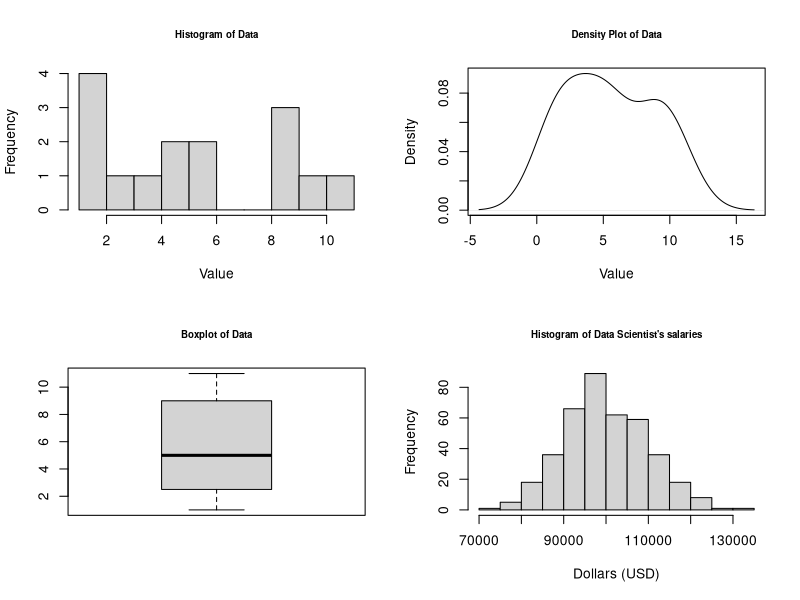
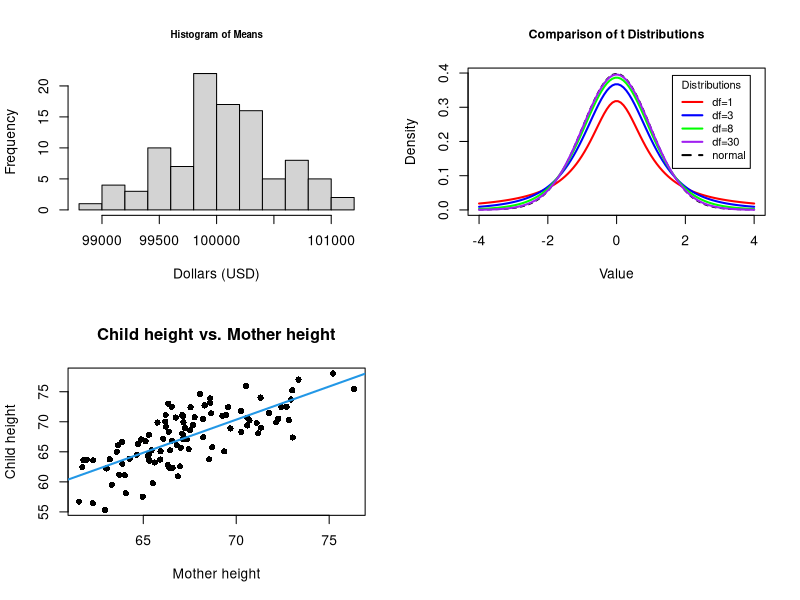

The R source for these figures, in order:
## ---- chunk 1
knitr::opts_chunk$set(echo = TRUE)
## ---- chunk 2
log10(10000)
## ---- chunk 3
3^8
exp(4)
## ---- chunk 4
log(exp(3))
## ---- chunk 5
log10(100)
## ---- chunk 6
log10(1/10)
## ---- chunk 7
log10(0)
## ---- chunk 8
#fill by row
Z <- matrix(data = c(1,2,3,4,5,6,7,8,9),nrow = 3, ncol = 3, byrow = TRUE)
print(Z)

#fill by column
Y <- matrix(data = (1:9), nrow = 3, ncol = 3, byrow = FALSE)
print(Y)
## ---- chunk 9
# Matrix A
A <- matrix(data = c(1,2,5,3,4,7), nrow = 2, ncol = 3, byrow = TRUE)

print(A)

# Transpose of A
t(A)
## ---- chunk 10
# Identity Matrix: use diag() to create an identity matrix
# I = 4x4 identity matrix
I <- diag(4)
print(I)
class(I) #tells you the object class; in this case, a matrix!
## ---- chunk 11
X1 <- matrix(data = c(1,0,0,0,4,0,0,0,5), nrow = 3, byrow = TRUE)
print(X1)

# To obtain the obtain the values of the diagonal of an n x n matrix
diag(X1)

# We could also create an empty matrix and assign values to the diagonal
X2 <- matrix(data = 0, nrow = 3, ncol = 3)
diag(X2) <- c(1,2,3)

print(X2)

# The following code is a more direct way of creating a X2 
diag(c(1,2,3)) 
diag(1:3)
## ---- chunk 12
# Create 2 3 by 3 matrices of zeros (save them as V and W)
V <- W <- matrix(data = 0, nrow = 3, ncol = 3, byrow = TRUE)
print(W)

# Use upper.tri() or lower.tri() to change the elements of the upper triangular matrix 
# or lower triangular matrix, respectively. 

#upper.tri() returns a 3 by 3 matrix with TRUE's in the upper triangle and FALSE's everywhere else:
upper.tri(W, diag = TRUE) 

#we can then assign values to the upper triangle of W using square brackets
W[upper.tri(W, diag = TRUE)] <- c(1:6)
print(W)

# Lower Triangular 
V[lower.tri(V, diag = TRUE)] <- c(1:6)
print(V)
## ---- chunk 13
U <- matrix(data = c(1:4), nrow = 2, byrow = TRUE)
print(U)

# Use the solve() function to obtain the inverse of a matrix
invU <- solve(U)
print(invU)

# We can then perform matrix multiplication using %*%
# Note that, if we just use *, R will multiply the two matrices element-wise, instead of using 
# Matrix multiplication  

# Confirm you get an identity matrix   
result1 <- U %*% invU
result2 <- invU %*% U
round(result1, digits=2) #this rounds to two decimal places  
round(result2, digits=2)
## ---- chunk 14
# Use det() to obtain the determinant of a matrix
det(U)
## ---- chunk 15
# Using the above matrices (Z and Y) we will calculate Z+Y and Z-Y  
# Note: the dim() function gives the dimensions of a matrix (rows first, then columns)
# Adding/subtracting matrices will produce a matrix of the same dimension
dim(Z) 
dim(Y)
dim(Z + Y)
dim(Z - Y)
Z + Y
Z - Y
## ---- chunk 16
# Multiplying a matrix by a scalar will produce a matrix of the same dimension
# Suppose that c = 3

3 * Z 

# Multiplying by a vector will multiply "down the rows".  

Z * (1:3)
## ---- chunk 17
m1 <- matrix(data = c(3,4,2,5,1,2), nrow = 3, ncol = 2, byrow = TRUE)
print (m1) 
dim(m1)

m2 <- matrix(data = c(7,2,1,3,5,2), nrow = 2, ncol = 3, byrow = TRUE)
print(m2)
dim(m2)

# Matrix multiplication
m1 %*% m2

# It is important to note that when multiplying matrices we need to use %*% rather than *; using * will multiply the values element-wise.   
## ---- chunk 18
Z + Y
Y + Z
## ---- chunk 19
(Z + Y) + X1
Z + (Y + X1)
## ---- chunk 20
(Z %*% Y) %*% X1
Z %*% (Y %*% X1)
## ---- chunk 21
(Z + Y) %*% X1
(Z %*% X1) + (Y %*% X1)
## ---- chunk 22
A
Im <- diag(x = 1, nrow = 2)
In <- diag(x = 1, nrow = 3)

Im %*% A
A %*% In
## ---- chunk 23
Z %*% Y
Y %*% Z
## ---- chunk 24
M1 <- matrix(data = c(2,4,2,1,3,0,1,6,2),
             nrow = 3, ncol = 3, byrow = TRUE)
M2 <- matrix(data = c(1,5,0,-2,-3,0,1,9,5),
             nrow = 3, ncol = 3, byrow = TRUE)

M1 + M2
## ---- chunk 25
M3 <- matrix(data = c(2,-2,4,1,2,2), nrow = 3, ncol = 2, byrow = FALSE)
M4 <- matrix(data = c(5,3,2,4,-1,2), nrow = 2, ncol = 3, byrow = FALSE)

M3 %*% M4
## ---- chunk 26
A <- matrix(data = c(1,2,3,5,4,0), nrow = 3, ncol = 2, byrow = TRUE)
B <- matrix(data = c(4,1,7,4,2,0),nrow = 3, ncol=2, byrow = FALSE)

t(A) %*% B  
## ---- chunk 27
t(B) %*% A
## ---- chunk 28
A <- matrix(data = c(1,2,1,2,2,0,1,1,1), nrow = 3, ncol = 3, byrow = TRUE)

#Use the solve() to find the inverse of a matrix
solve(A)

B <- matrix(data = c(-1, 0.5, 1, 1, 0, -1, 0, -0.5, 1), nrow = 3, ncol = 3, byrow = TRUE)

#Use the solve() to find the inverse of a matrix
solve(B)

A %*% B
## ---- chunk 29
A <- matrix (data= (1:12), nrow = 4, ncol = 3, byrow = FALSE)
B <- matrix (data = (1:24), nrow = 3, ncol = 8, byrow = TRUE)
## ---- chunk 30
A %*% B
dim(A%*%B)
## ---- chunk 31
# Running B %*% A produces errors
## ---- chunk 32
M5 <- matrix(data = c(1, -2, 4, 3), nrow = 2, ncol = 2, byrow = TRUE)
det(M5)
## ---- chunk 33
dat <- c(1,2,3,5,5,4,6,6,1,2,10,11,9,9,9) #save a vector of values

# Mean
mean(dat)

# Median 
median(dat)

# Mode -- R does not have a built in function for mode but you can use the table function to see what the most common value is
table(dat)
as.numeric(names(table(dat))[which.max(table(dat))]) #an ugly hack to find the mode
## ---- chunk 34
# Range
#the range function actually returns the minimum and maximum of dat in a vector
range(dat) 

# To calculate the range, we can subtract the first element in range(dat) (the minumum) 
#from the second element in range(dat) (the maximum)
range(dat)[2]-range(dat)[1]

# Another option is to use the diff() function, which calculates the difference between two values
diff(range(dat))

# Interquartile Range (IQR) can be calculated using IQR(). 
IQR(dat)

# Variance of a set of values can be calculated using the var() function 
var(dat)

# Standard Deviation can be calculated using the sd() function
sd(dat)

# Show that the square root of the variance gives the same output as sd() 
sqrt(var(dat))
## ---- chunk 35
# This creates a 2 by 2 grid in which to place the following three plots
par(mfrow=c(2,2))

# Plot a histogram of data:  
hist(dat, 
     main = "Histogram of Data", 
     cex.main = 0.7, 
     xlab = "Value", 
     breaks = 10)

# Plot the smoothed density of data: 
plot(density(dat), 
     main = "Density Plot of Data", 
     cex.main = 0.7, 
     xlab = "Value")  

# Make a boxplot of data: 
boxplot(dat, 
        main = "Boxplot of Data", 
        cex.main = 0.7)
## ---- chunk 36
flip3 <- function() {
  # A function to flip 3 coins - we'll sample three separately and then use the
  #   paste() function to paste the three together.
      temp <- sample(c("H","T"), size=3, replace=T)
      return(paste(temp, collapse="")) #collapse turns three results into one "word"
}

# Initializing the vector to store all the experiment outcomes (sets of 3 flips)
outcomes <- vector()

# Do the experiment 10,000 times
for (i in 1:10000) {
    outcomes[i] <- flip3()
}

# The unique command prints only the unique outcomes in a vector.
unique(outcomes)
## ---- chunk 37
## ANSWER:
drop3 <- function() {
  temp <- sample(c("U","D","S"), size=3, replace=T)
  return(paste(temp, collapse=""))
}

outcomes <- vector()

for (i in 1:10000) {
  outcomes[i] <- drop3()
}

unique(outcomes)
length(unique(outcomes))
## ---- chunk 38
## ANSWER:
pick2 <- function() {
      temp <- sample(c(1,2,3), size=2, replace=T)
      return(paste(temp, collapse=" "))
}

outcomes <- vector()

for (i in 1:10000) {
    outcomes[i] <- pick2()
}

unique(outcomes)
## ---- chunk 39
## ANSWER:
pick2 <- function() {
      temp <- sample(c(1,2,3), size=2, replace=F)
      return(paste(temp, collapse=" "))
}

outcomes <- vector()

for (i in 1:10000) {
    outcomes[i] <- pick2()
}

unique(outcomes)
## ---- chunk 40
## ANSWER: 
pick2 <- function() {
      temp <- sort(sample(c(1,2,3), size=2, replace=T))
      return(paste(temp, collapse=" "))
}

outcomes <- vector()

for (i in 1:10000) {
    outcomes[i] <- pick2()
}

unique(outcomes)
## ---- chunk 41
## Generate the sample space for flipping a coin 3 times.
## Used in the code below
flip3 <- function() {
      temp <- sample(c("H","T"), size=3, replace=T)
      return(paste(temp, collapse="")) 
}
outcomes <- vector()
for (i in 1:10000) {
  outcomes[i] <- flip3()
}
sample.space <- unique(outcomes)

## ---- chunk 42
print(sample.space)

sample.space[2]

sample.space[1:3]

sample.space[c(2,5)]
## ---- chunk 43
x <- 1:10
y <- 8:12
y %in% x
y[which(y %in% x)]
## ---- chunk 44
x <- 1:10
y <- 8:12
## ---- chunk 45
## Answer:
union(x,y)
intersect(x,y)
setdiff(x,y)
## ---- chunk 46
## ANSWER:
union(y,x)
intersect(y,x)
setdiff(y,x)

## Answer: 
# The order doesnt matter in the first two because the operations are symmetrical.
# The difference is not symmetrical because we're taking the area of the second from the area of the first. 
## ---- chunk 47
## ANSWER: 
s <- 1:15 # A sample space of number 1-15

setdiff(s,x) # The complement of x in sample space s

## ---- chunk 48
#calculate height of a standard normal PDF at x=0
dnorm(x=0, mean=0, sd=1)

#calculate the area under the curve of a standard normal PDF on the interval (-Inf,1.96)
pnorm(q=1.96, mean=0, sd=1)

#calculate the quantile for a 97.5th percentile value on a standard normal PDF
qnorm(p=.975, mean=0, sd=1)

#sample 5 values from a normal distribution with mean=0 and sd=1
rnorm(n=5, mean=0, sd=1)
## ---- chunk 49
# Set the seed for reproducibility. Note the choice of 102 was random. 
# You may want to include this when using random sampling functions to ensure the same results every time
set.seed(102)

# Take a random sample of 400 values from a normal distribution with mean 100,000 and sd 10,000
DS_salary <- rnorm(n = 400, mean = 100000, sd = 10000)   

# When we calculate the mean and sd of these values, we should get close to 
# 100,000 and 10,000 respectively  
mean(DS_salary)
sd(DS_salary)

# Plot a histogram of the salaries:  
hist(DS_salary, 
     main = "Histogram of Data Scientist's salaries", 
     cex.main = 0.7, 
     xlab = "Dollars (USD)", 
     breaks = 10)
## ---- chunk 50
means <- vector()

for(i in 1:100){
  DS_salary <- rnorm(n = 400, mean = 100000, sd = 10000) 
  means[i] <- mean(DS_salary) 
}

mean(means)
sd(means)

# Plot a histogram of the means:  
hist(means, 
     main = "Histogram of Means", 
     cex.main = 0.7, 
     xlab = "Dollars (USD)", 
     breaks = 10)

# Notice that the main difference between the histogram of DS salaries as compared to the histogram of means is the shrinking of the x-axis. Both histograms are centered around 100000, but the histogram of means has a smaller spread. If we were to increase the number of iterations, the distribution of sample means would look normally distributed, with a smaller spread on the x-axis. 
## ---- chunk 51
#save the mean, standard deviation, and sample size
mean_ <- 100000
sd_ <- 10000
n <- 400

#note: qnorm gives quantiles for a standard normal distribition
#for example, qnorm(0.975) gives the 97.5th percentile value for a standard normal distribution
#(standard normal means mean=0 and sd=1)
error <- qnorm(0.975)*sd_/sqrt(n)
mean_ - error # lower bound of confidence interval
mean_ + error # upper bound of confidence interval
## ---- chunk 52
# Find proportion of sample means that are 2 points greater or less than the state average  

#2 ways to calculate (lower.tail=FALSE forces the function to calculate the upper tail directly)
1 - pnorm(q=72, mean = 70, sd = 1)
pnorm(q=72, mean = 70, sd = 1, lower.tail = FALSE)
## ---- chunk 53
#calculate degrees of freedom the hard way   
n1 <- 30
mu1 <- 80
sig1 <- 10
n2 <- 32
mu2 <- 84
sig2 <- 12
df <- (sig1^2/n1+sig2^2/n2)^2/((sig1^2/n1)^2/(n1-1)+(sig2^2/n2)^2/(n2-1))
print(df)
## ---- chunk 54
x <- seq(-4, 4, length=100) #creates a vector of 100 equally spaced values between -4 and 4
zdist <- dnorm(x) #calculates height of a standard normal probability distribution at each value in x

degf <- c(1, 3, 8, 30) #save a vector of degrees of freedom for each t distribution
colors <- c("red", "blue", "green", "purple", "black") #save a vector of colors for the plots
labels <- c("df=1", "df=3", "df=8", "df=30", "normal") #save a vector of labels (used in legend)

plot(x=x, #give x coordinates to plot
     y=zdist, #give corresponding y coordinates
     type="l", #specify that we want a line connecting the dots
     lty=2, #make that line a little thicker (default is 1)
     xlab="Value", #give an x-axis label
     ylab="Density",  #give a y-axis label
     main="Comparison of t Distributions", #title the plot
     cex.main=0.9) #make the plot title a little smaller (default is 1)

for (i in 1:4){
  #lines() function adds lines to the plot instead of creating new plots
  lines(x=x, 
        y=dt(x=x,df=degf[i]), #now use dt() to get height of a t distribution with specified df
        lwd=2, 
        col=colors[i]) 
}

legend(x="topright",  #location for legend
       inset=.05, #add a slight inset for the legend location
       title="Distributions", #title the legend
       legend=labels, #specify text for the legend
       lwd=2, #change the size of the lines in the legend to be thicker (default is 1)
       lty=c(1, 1, 1, 1, 2), #change the line type of the lines in the legend (default is 1; dotted is 2)
       col=colors, #specify colors of the lines in the legend
       cex= 0.8) #make the legend a little smaller overall (default is 1)
## ---- chunk 55
# Create some fake data
set.seed(102)
x <- rnorm(100)
y <- rnorm(100)
z <- x+rnorm(100,0,.4)
w <- -x+rnorm(100,0,.4)

# Calculate covariances
cov(x,z) # Positive covariance
cov(x,y) # No covariance
cov(x,w) # Negative covariance

# Calculate correlations
cor(x,z) # Positive correlation
cor(x,y) # No correlation
cor(x,w) # Negative correlation
## ---- chunk 56
# Create some fake data
set.seed(102)
child_height <- rnorm(100, 67,3)
mother_height <- child_height+rnorm(100,0,3)

# We can use lm() to fit a linear model for example lm(y~x) and store the fit
fit1 <- lm(mother_height~child_height)

plot(child_height, mother_height, pch=16, 
     main="Child height vs. Mother height",
     xlab="Mother height", ylab="Child height")
abline(fit1, col=4, lwd=2)

# The summary() function produces the summary results of fitted models 
summary(fit1)
